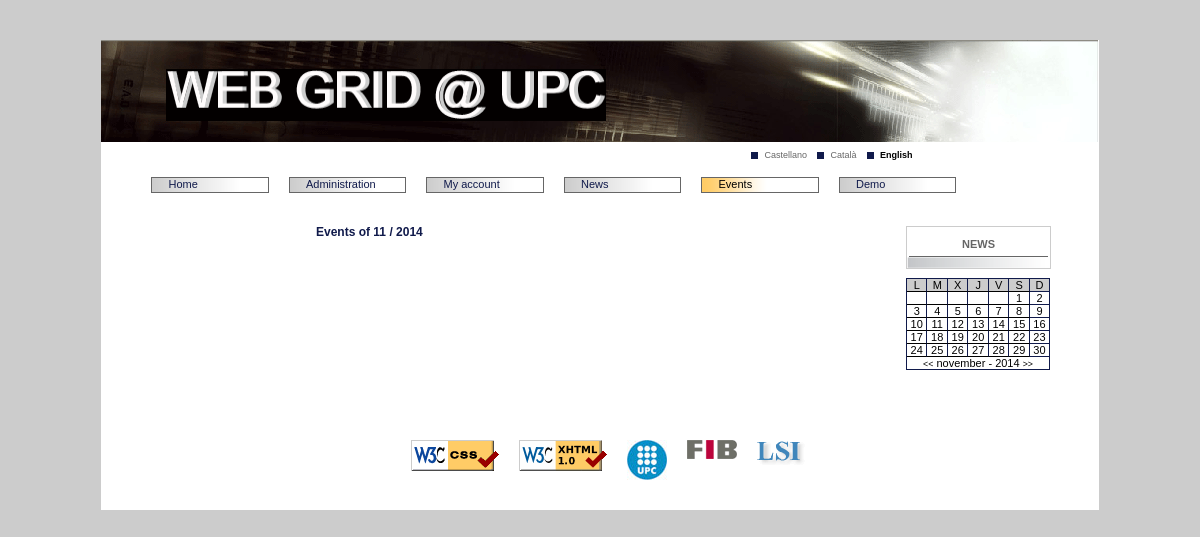
Screenshot of /events.php with the database file from the repository.
### tables this page shows
CREATE TABLE `secciones` (
  `id_seccion` int(11) NOT NULL default '0',
  `titulo_es` varchar(100) NOT NULL default '',
  `titulo_en` varchar(100) NOT NULL default '',
  `titulo_ca` varchar(100) NOT NULL default '',
  `texto_es` longtext NOT NULL,
  `texto_en` longtext NOT NULL,
  `texto_ca` longtext NOT NULL,
  `fecha_modif` timestamp NOT NULL default CURRENT_TIMESTAMP,
  `link_externo` char(1) NOT NULL default 'N',
  `link` varchar(100) NOT NULL default '#',
  PRIMARY KEY  (`id_seccion`),
  UNIQUE KEY `titulo_ca` (`titulo_ca`),
  UNIQUE KEY `titulo_es` (`titulo_es`),
  UNIQUE KEY `titulo_en` (`titulo_en`)
);

### management/contentManager.php (called while the page is built, shortened)
<?
 class contentManager
 {
 	var $linkdb;
	function contentManager()
	{
		$this->userdb = USERDB;
		$this->passworddb = PASSWORDDB;
		$this->db = DB;
		$this->linkdb = mysql_connect (MYSQLMACHINE, $this->userdb, $this->passworddb)
		 	or die ('I cannot connect to the database because: ' . mysql_error());
	}
	function getSections()
	{
		$sql = "SELECT * FROM secciones ORDER BY id_seccion";
		if($result = mysql_query($sql, $this->linkdb))
		{
			$i = 0;
			while ($row = mysql_fetch_array($result))
			{
				$sections[$i] = $row;
				$i++;
			}
		}
		return $sections;
	}
 }
?>

### frontend/viewManager.php (called while the page is built, shortened)
<?
 include_once "management/contentManager.php";
 class viewManager
 {
	function loadMenuByName($name)
	{
		include_once "frontend/menu.php";
	}
	function loadBriefs()
	{
		include_once "frontend/brief.php";
	}
	function loadCalendar()
	{
		include_once "frontend/calendar.php";
	}
	function loadEvents($filter,$day)
	{
		include_once "frontend/events.php";
	}
	function loadSubsections($section,$ajax)
	{
		include_once "frontend/subsections.php";
	}
 }
?>

### frontend/menu.php (the view, shortened to what this page needs)
<?php
	$cms = new contentManager();
	if(isset ($_GET["lang"]) && isset ($_GET["selected"]) )
	{
		$lang = $_GET["lang"];
		$selected = $_GET["selected"];
		$ajax = $_GET["ajax"];
		$sections = $cms->getSections();
		$n = count($sections);
		if($n > 0)
			echo "<ul class=\"ul_menu\">";
		for($i = 0; $i < $n; $i++)
		{
			$link = $sections[$i]["id_seccion"];
			switch($lang)
			{
				case "EN":	$name = $sections[$i]["titulo_en"];
							break;
			}
			if($sections[$i]["link_externo"] == "S")
			{
				$href = $sections[$i]["link"];
			}
			else
			{
				$href="index.php?section=$link";
			}
			if($link == $selected)
			{
				if($ajax)
					echo urlencode("<li class=\"li_menu\"><a id=\"menu-$link\" href=\"$href\" class=\"a_menu\">$name</a></li>");
				else
					echo "<li class=\"li_menu\"><a id=\"menu-$link\" href=\"$href\" class=\"a_menu_sel\">$name</a></li>";
			}
			else
			{
				if($ajax)
					echo urlencode("<li class=\"li_menu\"><a id=\"menu-$link\" href=\"$href\" class=\"a_menu\">$name</a></li>");
				else
					echo"<li class=\"li_menu\"><a id=\"menu-$link\" href=\"$href\" class=\"a_menu\">$name</a></li>";
			}
		}
		if($n > 0)
		echo "</ul>";
	}
?>

### frontend/style-css/style.css (style rules this page uses)
body { font-size: 62.5%; background-color: #CCCCCC; margin:0em auto 0em auto; }
#logo { position:relative; margin:0 auto 0 auto; float: left; clear:both; z-index:1; padding-top:2.9em; padding-left:6.5em; }
#pie img { border:0; }
.ul_menu { list-style:none; }
.li_menu { float: left; border: 0.1em solid #666666; margin:1em; padding:0em; }
.li_peu { float: left; list-style-type: none; padding-right: 2em; }
.ul_peu { padding-left: 30em; padding-top: 2.0em; }
.a_menu { font-family: Verdana, Arial, Helvetica, sans-serif; font-size: 1.1em; color: #101a4b; text-decoration: none; padding-left:1.5em; padding-bottom:0.2em; display: block; width: 9em; background-image: url(../img/fondo_menu_degradat.gif); background-repeat: no-repeat; background-position: left top; }
.a_menu_sel { font-family: Verdana, Arial, Helvetica, sans-serif; font-size: 1.1em; color: #000000; text-decoration: none; padding-left:1.5em; padding-bottom:0.2em; display: block; width: 9em; background-image: url(../img/fondo_menu_degradat_groc.gif); background-repeat: no-repeat; background-position: left top; }

### rows the page displays
secciones: titulo_en "Home"
secciones: titulo_en "Administration"
secciones: titulo_en "My account"
secciones: titulo_en "News"
secciones: titulo_en "Events"
secciones: titulo_en "Demo"

### other values shown
$_GET["month"] "11"
$_GET["year"] "2014"
$mesact "november"
$year "2014"
